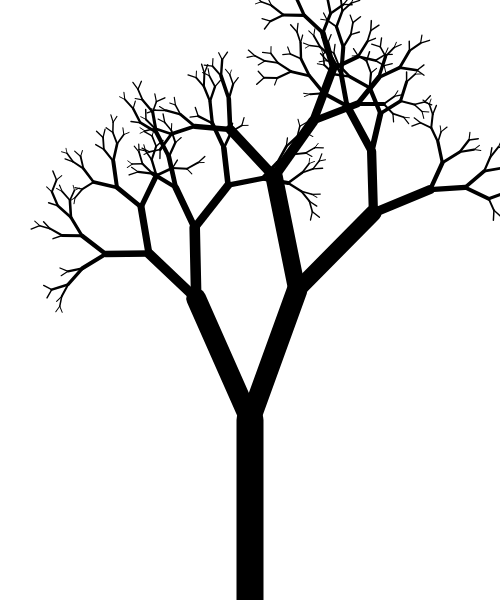
Frame 1 (no input)
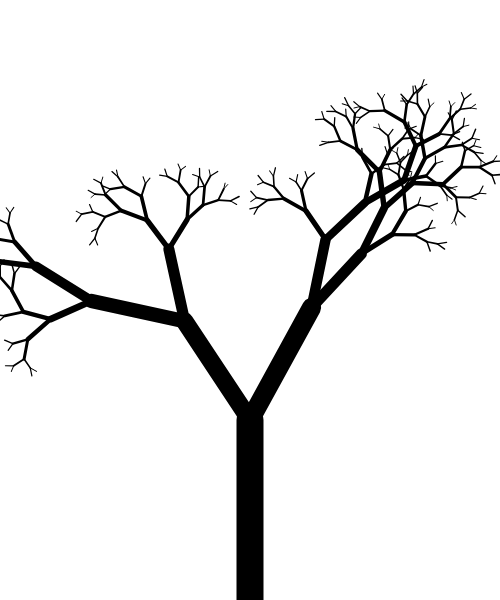
Frame 2 (the mouse pressed at the canvas centre, redrawn once)

The p5.js sketch that drew these frames (run headless with seeded random() and noise() and a simulated clock; the mouse was pressed at the canvas centre and the sketch redrawn once):

// p5.js sketch
// ── sketch.js
//branch//
//in draw() loop 
//add natural feeling
//random value on the rotation and length
//add possibilities.
var c = 0;
var angle;
var len;
var randomV;
function setup() {
  createCanvas(500, 600);
  background(255);
  len = 180;
  angle = PI/6;
}

function draw() {
  background(255);
  randomV = random(0.0,1.0);
  if(randomV > 0.5){
    angle = PI/6;
  }else{
    angle = - PI/6;
  }
  //angle = map(mouseX, 0 , width, PI/2,0);
  //len = map(mouseY, 0, height, 150, 300);
  translate(width/2, height);
  branch(len);
  noLoop();
}

function branch(len) {
  var sw = map(len, 200, 0, 30, 0); //strokeWeight
  strokeWeight(sw);
  line(0, 0, 0, -len);

  translate(0, -len);
  if (len > 10) {
    //right
    push()
    rotate(angle + random(-0.3,0.3));
    branch(len *2/3 * random(0.7,1.3));
    pop();
    //left
    push();
    rotate(-angle+ random(-0.3,0.3));
    branch(len *2/3 * random(0.7,1.3));
    pop();
    //you can have more than two branches!
    // //center
    // push();
    // rotate(random(-0.4,0.4));
    // branch(len *2/3 * random(0.7,1.3));
    // pop();
  }


  c += 1;
}
